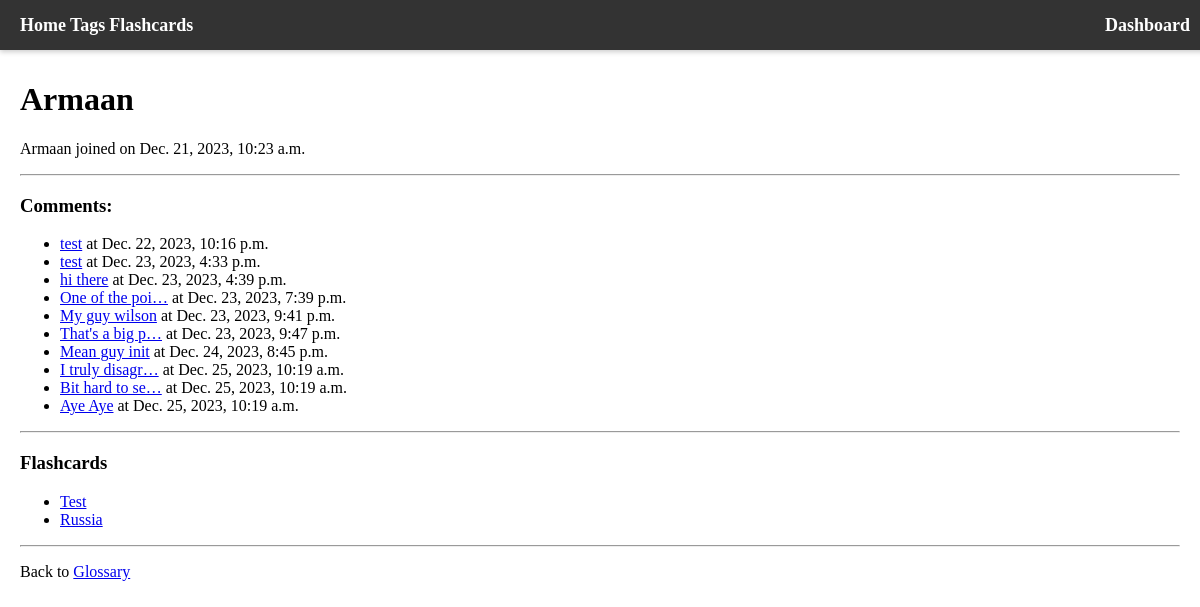
Page /user/107c53cb-df5d-4656-9f66-5591aff7afbe on the earlier database version.
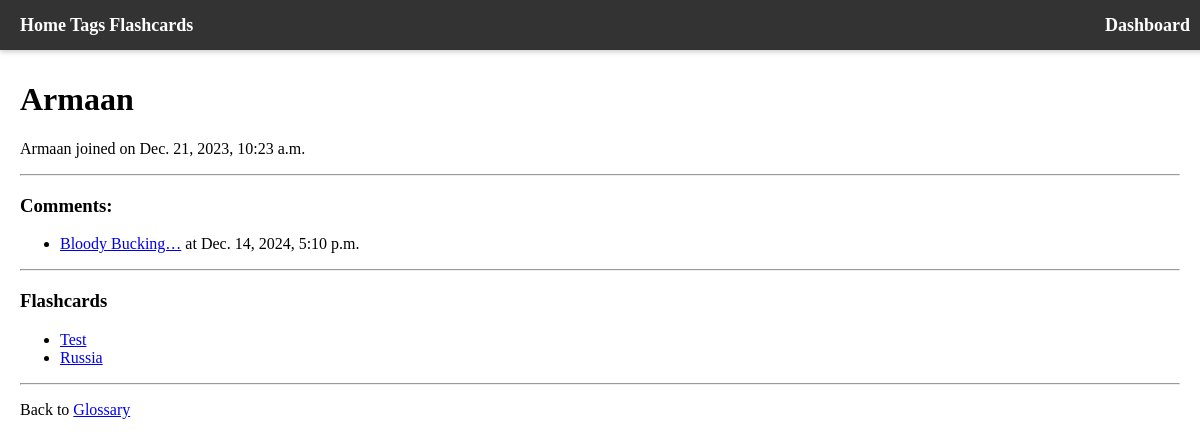
Same page on the later database version.
### info/models.py (models this page shows, shortened)
class Comment(models.Model):
    id = models.UUIDField(primary_key=True, default=uuid.uuid4)
    pages = models.ForeignKey("Pages", blank=True, null=True ,on_delete=models.SET_NULL)
    user = models.ForeignKey("users.User", on_delete=models.SET_NULL, blank=True, null=True)
    date_created = models.DateTimeField(auto_now_add=True)
    text = models.TextField()

### quizzes/models.py (models this page shows, shortened)
class Flashcard(models.Model):
    id = models.UUIDField(primary_key=True, default=uuid.uuid4, editable=False)
    title = models.CharField(max_length=255)
    private = models.BooleanField(default=True)
    user = models.ForeignKey("users.User", blank=True, null=True, on_delete=models.CASCADE)
    tags = models.ManyToManyField("info.Tags", blank=True, related_name="Flashcard")

### users/views.py (the view)
# urls.py: path("user/<uuid:id>", views.public_info),
def public_info(request, id):
    wanted_user = get_object_or_404(User, id=id)
    template = loader.get_template("public_info.html")
    comments = wanted_user.get_comments()
    flashcards = wanted_user.get_flashcards()
    cards = []
    for card in flashcards:
        if not card.private:
            cards.append(card)
    context = {
        "user" : wanted_user,
        "comments": comments,
        "flashcards": cards
    }
    return HttpResponse(template.render(context, request))

### users/models.py (called while the page is built)
    def get_comments(self):
        comments = self.comment_set.all()
        return comments

    def get_flashcards(self):
        flashcards = self.flashcard_set.all()
        return flashcards

### users/templates/public_info.html
{% extends "base.html"%}
{% block content %}
<h1> {{user.username}} </h1>
<p> {{user.username}} joined on {{user.date_joined}} </p>
{% if comments|length > 0%}
<hr><h3> Comments: </h3>
<ul>
{% for comment in comments%}
<li> <a href="/page/{{comment.pages.id}}/from_dashboard">{{comment.text|truncatechars:15}}</a> at {{comment.date_created}} </li>
{%endfor%}
</ul>
{%endif%}
{% if flashcards|length > 0%}
<hr><h3> Flashcards </h3>
<ul>
    {% for card in flashcards %}
    <li><a href="/flashcard/{{card.id}}/{{card.title}}">{{card.title}}</a></li>
    {% endfor %}
</ul>
{% endif %}
<hr>
<p>Back to <a href="/user">Glossary</a> </p>
{% endblock %}

Differences in the rows shown:
removed Comment: text "test", date_created "Dec. 22, 2023, 10:16 p.m."
removed Comment: text "test", date_created "Dec. 23, 2023, 4:33 p.m."
removed Comment: text "hi there", date_created "Dec. 23, 2023, 4:39 p.m."
removed Comment: text "One of the poi…", date_created "Dec. 23, 2023, 7:39 p.m."
removed Comment: text "My guy wilson", date_created "Dec. 23, 2023, 9:41 p.m."
removed Comment: text "That's a big p…", date_created "Dec. 23, 2023, 9:47 p.m."
removed Comment: text "Mean guy init", date_created "Dec. 24, 2023, 8:45 p.m."
removed Comment: text "I truly disagr…", date_created "Dec. 25, 2023, 10:19 a.m."
removed Comment: text "Bit hard to se…", date_created "Dec. 25, 2023, 10:19 a.m."
removed Comment: text "Aye Aye", date_created "Dec. 25, 2023, 10:19 a.m."
added Comment: text "Bloody Bucking…", date_created "Dec. 14, 2024, 5:10 p.m."
